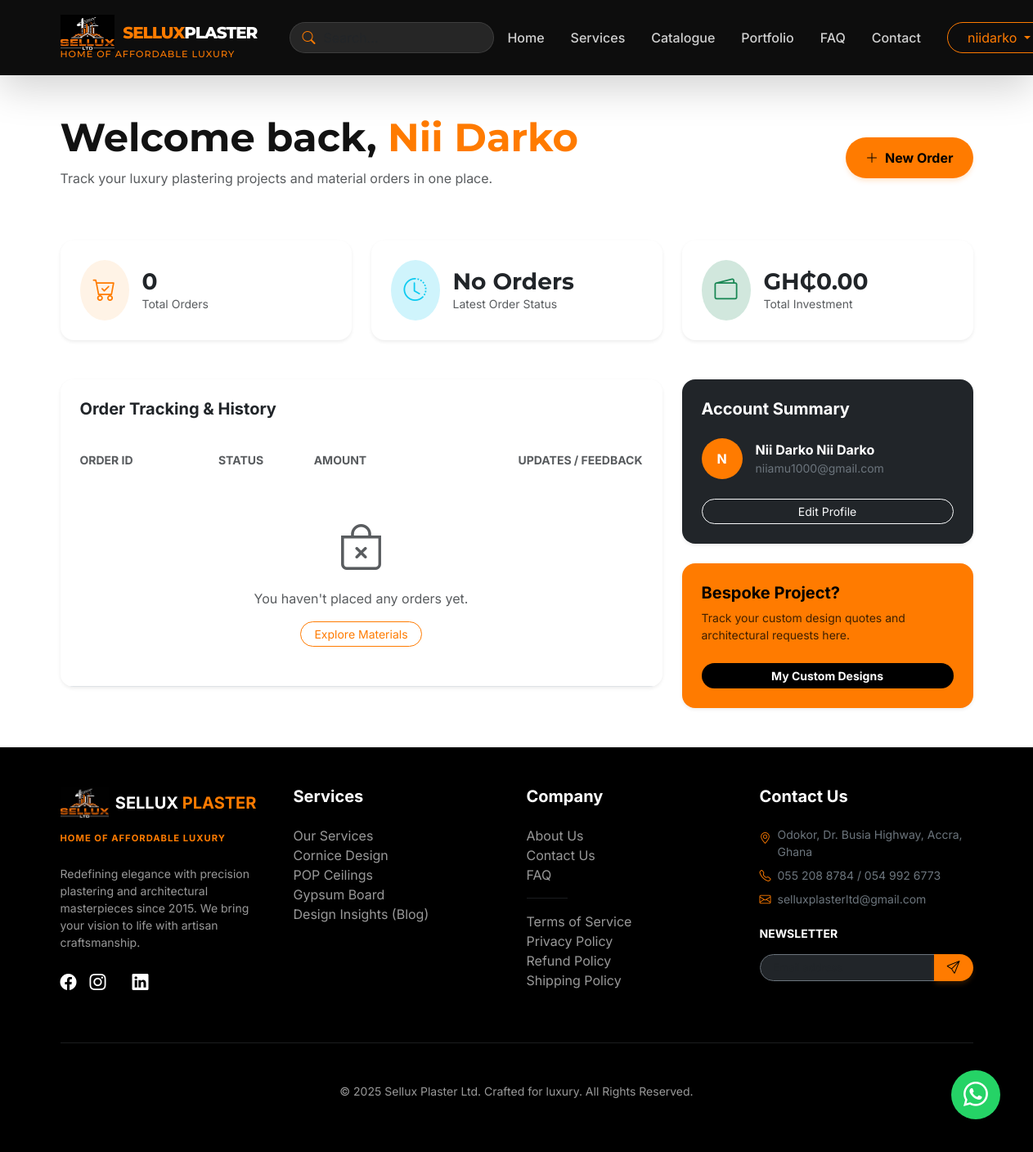
/dashboard/ (signed in), run on an earlier commit of the app's database.
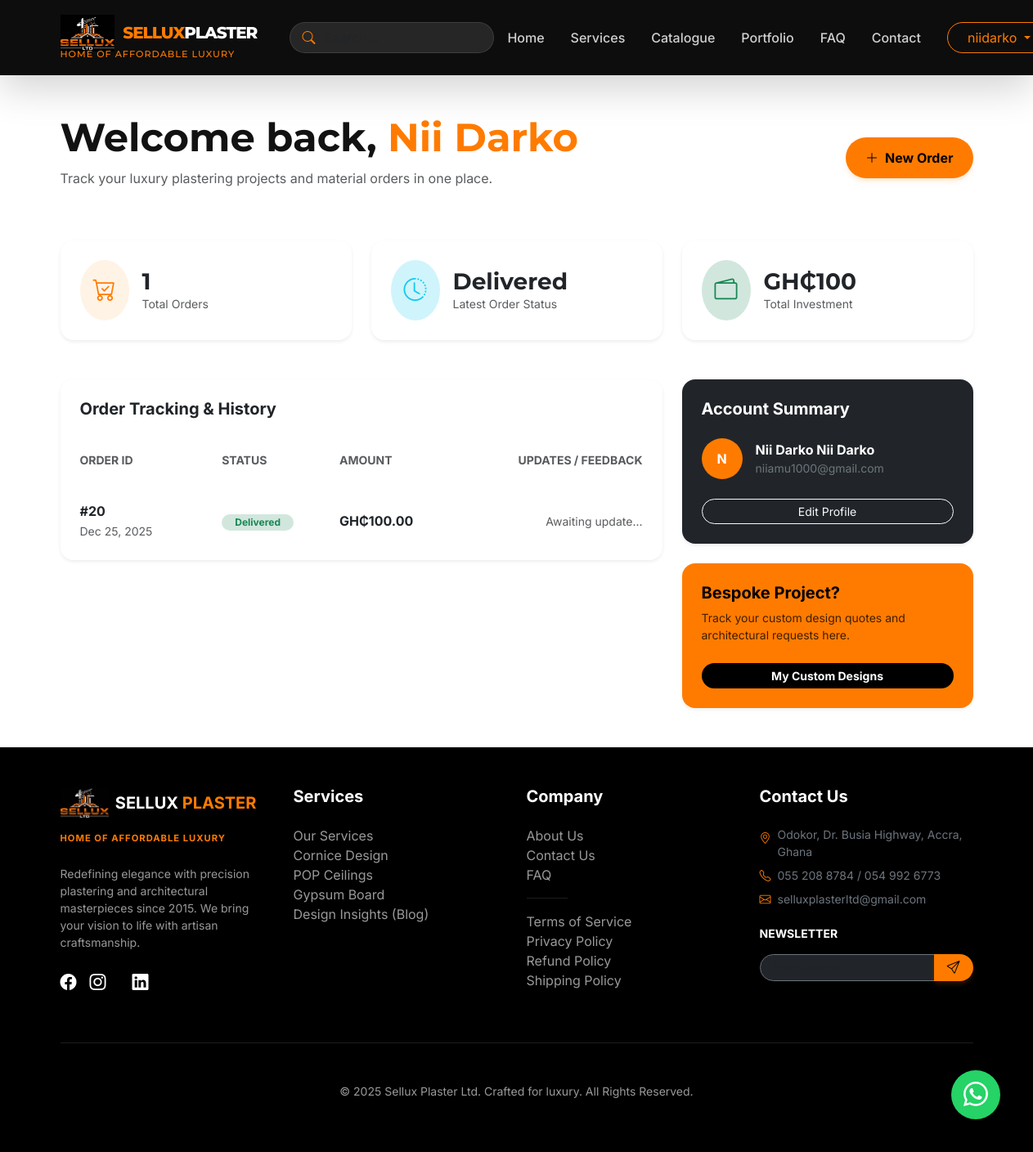
And on a later commit of the database.
### orders/models.py (models this page shows, shortened)
class Order(models.Model):
    STATUS_PENDING = 'pending'
    STATUS_PROCESSING = 'processing'
    STATUS_SHIPPED = 'shipped'
    STATUS_DELIVERED = 'delivered'
    STATUS_CANCELLED = 'cancelled'
    STATUS_CHOICES = [
        (STATUS_PENDING, 'Pending'),
        (STATUS_PROCESSING, 'Processing'),
        (STATUS_SHIPPED, 'Shipped'),
        (STATUS_DELIVERED, 'Delivered'),
        (STATUS_CANCELLED, 'Cancelled'),
    ]
    PAYMENT_PENDING = 'pending'
    PAYMENT_PAID = 'paid'
    PAYMENT_FAILED = 'failed'
    PAYMENT_CHOICES = [
        (PAYMENT_PENDING, 'Pending'),
        (PAYMENT_PAID, 'Paid'),
        (PAYMENT_FAILED, 'Failed'),
    ]
    user = models.ForeignKey(settings.AUTH_USER_MODEL, on_delete=models.CASCADE, related_name='orders')
    first_name = models.CharField(max_length=50)
    last_name = models.CharField(max_length=50)
    email = models.EmailField()
    address = models.CharField(max_length=250)
    city = models.CharField(max_length=100)
    status = models.CharField(max_length=20, choices=STATUS_CHOICES, default=STATUS_PENDING)
    payment_status = models.CharField(max_length=20, choices=PAYMENT_CHOICES, default=PAYMENT_PENDING)
    paystack_ref = models.CharField(max_length=100, blank=True, unique=True, null=True)
    payment_channel = models.CharField(max_length=50, blank=True, help_text="e.g. mobile_money, card")
    transaction_id = models.CharField(max_length=100, blank=True, null=True)
    admin_feedback = models.TextField(blank=True, help_text="Notes for the customer regarding order status.")
    total_amount = models.DecimalField(max_digits=10, decimal_places=2, default=Decimal('0.00'))
    created_at = models.DateTimeField(auto_now_add=True)
    updated_at = models.DateTimeField(auto_now=True)
    class Meta:
        ordering = ['-created_at']

### dashboard/views.py (the view)
# urls.py: path('', UserDashboardView.as_view(), name='home'),
class UserDashboardView(LoginRequiredMixin, TemplateView):
    template_name = 'dashboard/user_dashboard.html'
    def get_context_data(self, **kwargs):
        context = super().get_context_data(**kwargs)
        user_orders = Order.objects.filter(user=self.request.user).order_by('-created_at')
        context['orders'] = user_orders
        context['total_spent'] = user_orders.filter(payment_status='paid').aggregate(Sum('total_amount'))['total_amount__sum'] or 0
        context['custom_requests'] = CustomRequest.objects.filter(user=self.request.user).order_by('-created_at')
        return context

### core/context_processors.py (called while the page is built)
def brand_context(request):
    return {
        'brand': get_brand_info()
    }

### core/utils.py (called while the page is built)
def get_brand_info():
    return {
        'company_name': 'Sellux Plaster Ltd',
        'slogan': 'Home of Affordable Luxury',
        'address': 'Odokor, Dr. Busia Highway, Accra, Ghana',
        'phone_primary': '055 208 8784',
        'phone_secondary': '054 992 6773',
        'email': 'selluxplasterltd@gmail.com',
        'whatsapp': '233549926773',
    }

### templates/dashboard/user_dashboard.html (shortened to what the changed rows need)
{% extends 'base.html' %}
{% load static %}
{% block content %}
<div class="container py-5">
    <div class="row mb-5 animate__animated animate__fadeIn">
        <div class="col-lg-8">
            <h1 class="display-5 fw-bold mb-2">Welcome back, <span class="text-primary">{{ user.first_name|default:user.username }}</span></h1>
        </div>
    </div>
    <div class="row g-4 mb-5">
        <div class="col-md-4">
            <div class="card bg-white p-4 border-0 shadow-sm rounded-4">
                <div class="d-flex align-items-center gap-3">
                    <div>
                        <h3 class="fw-bold mb-0">{{ orders.count }}</h3>
                        <p class="text-muted mb-0 small">Total Orders</p>
                    </div>
                </div>
            </div>
        </div>
        <div class="col-md-4">
            <div class="card bg-white p-4 border-0 shadow-sm rounded-4">
                <div class="d-flex align-items-center gap-3">
                    <div>
                        <h3 class="fw-bold mb-0">{{ orders.0.get_status_display|default:"No Orders" }}</h3>
                        <p class="text-muted mb-0 small">Latest Order Status</p>
                    </div>
                </div>
            </div>
        </div>
        <div class="col-md-4">
            <div class="card bg-white p-4 border-0 shadow-sm rounded-4">
                <div class="d-flex align-items-center gap-3">
                    <div>
                        <h3 class="fw-bold mb-0">GH₵{{ total_spent|default:"0.00" }}</h3>
                        <p class="text-muted mb-0 small">Total Investment</p>
                    </div>
                </div>
            </div>
        </div>
    </div>
    <div class="row g-4">
        <div class="col-lg-8">
            <div class="card bg-white border-0 shadow-sm rounded-4 overflow-hidden">
                <div class="table-responsive p-0">
                    <table class="table table-hover align-middle mb-0">
                        <thead class="bg-light">
                            <tr>
                                <th class="px-4 py-3 border-0 small text-uppercase fw-bold text-muted">Order ID</th>
                                <th class="py-3 border-0 small text-uppercase fw-bold text-muted">Status</th>
                                <th class="py-3 border-0 small text-uppercase fw-bold text-muted">Amount</th>
                                <th class="py-3 border-0 small text-uppercase fw-bold text-muted text-end pe-4">Updates / Feedback</th>
                            </tr>
                        </thead>
                        <tbody>
                            {% for order in orders %}
                                <tr>
                                    <td class="px-4 py-4 border-0">
                                        <div class="fw-bold text-dark">#{{ order.id }}</div>
                                        <small class="text-muted">{{ order.created_at|date:"M d, Y" }}</small>
                                    </td>
                                    <td class="py-4 border-0">
                                        <span class="badge {% if order.status == 'delivered' %}bg-success-subtle text-success{% elif order.status == 'pending' %}bg-warning-subtle text-warning{% elif order.status == 'cancelled' %}bg-danger-subtle text-danger{% else %}bg-primary-subtle text-primary{% endif %} rounded-pill px-3">
                                            {{ order.get_status_display }}
                                        </span>
                                    </td>
                                    <td class="py-4 border-0 fw-bold">GH₵{{ order.total_amount }}</td>
                                    <td class="py-4 border-0 text-end pe-4">
                                        {% if order.admin_feedback %}
                                            <div class="bg-light p-3 rounded-3 text-start small border-start border-primary border-4 shadow-sm" style="max-width: 300px; margin-left: auto;">
                                                <i class="bi bi-info-circle-fill text-primary me-2"></i>
                                                {{ order.admin_feedback }}
                                            </div>
                                        {% else %}
                                            <span class="text-muted small">Awaiting update...</span>
                                        {% endif %}
                                    </td>
                                </tr>
                            {% empty %}
                                <tr>
                                    <td colspan="4" class="text-center py-5 text-muted">
                                        <i class="bi bi-bag-x display-4 mb-3 d-block"></i>
                                        <p>You haven't placed any orders yet.</p>
                                        <a href="{% url 'catalogue:product_list' %}" class="btn btn-outline-primary btn-sm rounded-pill px-3">Explore Materials</a>
                                    </td>
                                </tr>
                            {% endfor %}
                        </tbody>
                    </table>
                </div>
            </div>
        </div>
    </div>
</div>
{% endblock %}

What changed in the data, as far as the page shows it:
added Order: status "Delivered", id "20", created_at "Dec 25, 2025", total_amount "100.00", admin_feedback "Awaiting update..."
Also different on the page:
{{ orders.count }}: "0" → "1"
{{ total_spent|default:"0.00" }}: "0.00" → "100"
{{ orders.0.get_status_display|default:"No Orders" }}: "No Orders" → (not shown)
text no longer shown: "You haven't placed any orders yet. Explore Materials"
